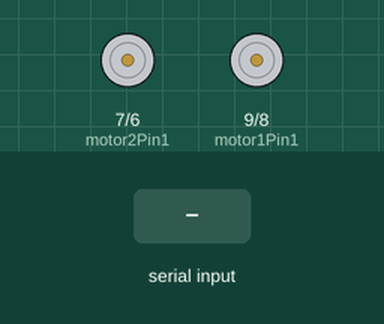
This sketch was run on a simulated Arduino Uno, built with avr-gcc and run on an emulated ATmega328P. On the bench: motor-driver pin pairs drawn as motors (green arrow = first pin HIGH = forward, orange = second pin HIGH = backward, longer = more drive). The inputs (shaded band) are chosen by the test bench.

Above: at 1.2 s.
1.3 s: "F" received over Serial
At 1.6 s:
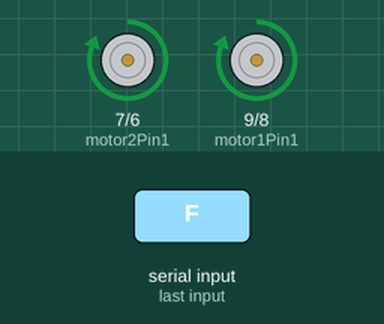
2.8 s: "B" received over Serial
At 3.9 s:
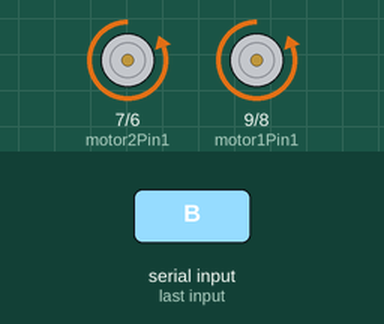
4.3 s: "L" received over Serial
At 5.1 s:
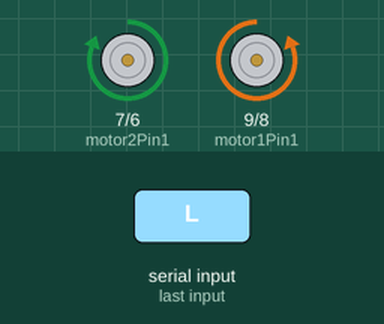
5.8 s: "R" received over Serial
At 6.2 s:
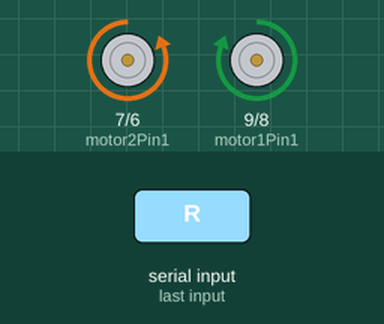
7.3 s: "S" received over Serial
At 8.5 s:
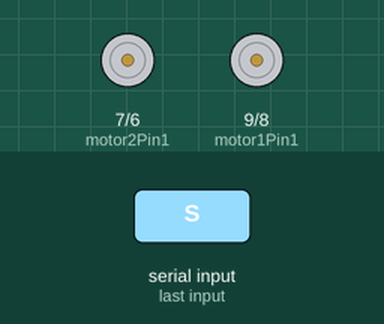
Timing chart, 0 to 9.8 s (numbered marks = the images above; inputs shaded):
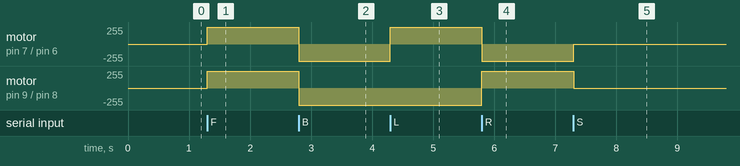

Measured:
- after the input at 1.3 s, motor on pin 7 (motor2Pin1) / pin 6 (motor2Pin2), motor on pin 9 (motor1Pin1) / pin 8 (motor1Pin2): stopped → forward 255/255 at once
- after the input at 2.8 s, motor on pin 7 (motor2Pin1) / pin 6 (motor2Pin2), motor on pin 9 (motor1Pin1) / pin 8 (motor1Pin2): forward 255/255 → backward 255/255 at once
- after the input at 4.3 s, motor on pin 7 (motor2Pin1) / pin 6 (motor2Pin2): backward 255/255 → forward 255/255 at once
- after the input at 5.8 s, motor on pin 7 (motor2Pin1) / pin 6 (motor2Pin2): forward 255/255 → backward 255/255 at once; motor on pin 9 (motor1Pin1) / pin 8 (motor1Pin2): backward 255/255 → forward 255/255 at once
- after the input at 7.3 s, motor on pin 7 (motor2Pin1) / pin 6 (motor2Pin2): backward 255/255 → stopped at once; motor on pin 9 (motor1Pin1) / pin 8 (motor1Pin2): forward 255/255 → stopped at once

The sketch:

sketch_aug19a.ino
```cpp
// Bluetooth Controlled Car
// Connections:
// HC-05 TX → Arduino RX (pin 0)
// HC-05 RX → Arduino TX (pin 1)
// L298N IN1 → 9, IN2 → 8, IN3 → 7, IN4 → 6

// Motor driver pins
int motor1Pin1 = 9;
int motor1Pin2 = 8;
int motor2Pin1 = 7;
int motor2Pin2 = 6;

char command; // stores received command

void setup() {
  // Set motor pins as output
  pinMode(motor1Pin1, OUTPUT);
  pinMode(motor1Pin2, OUTPUT);
  pinMode(motor2Pin1, OUTPUT);
  pinMode(motor2Pin2, OUTPUT);

  // Start serial communication with Bluetooth module
  Serial.begin(9600);
}

void loop() {
  if (Serial.available() > 0) {
    command = Serial.read(); // read the incoming command

    // Movement controls
    if (command == 'F') { // Forward
      digitalWrite(motor1Pin1, HIGH);
      digitalWrite(motor1Pin2, LOW);
      digitalWrite(motor2Pin1, HIGH);
      digitalWrite(motor2Pin2, LOW);
    }
    else if (command == 'B') { // Backward
      digitalWrite(motor1Pin1, LOW);
      digitalWrite(motor1Pin2, HIGH);
      digitalWrite(motor2Pin1, LOW);
      digitalWrite(motor2Pin2, HIGH);
    }
    else if (command == 'L') { // Left
      digitalWrite(motor1Pin1, LOW);
      digitalWrite(motor1Pin2, HIGH);
      digitalWrite(motor2Pin1, HIGH);
      digitalWrite(motor2Pin2, LOW);
    }
    else if (command == 'R') { // Right
      digitalWrite(motor1Pin1, HIGH);
      digitalWrite(motor1Pin2, LOW);
      digitalWrite(motor2Pin1, LOW);
      digitalWrite(motor2Pin2, HIGH);
    }
    else if (command == 'S') { // Stop
      digitalWrite(motor1Pin1, LOW);
      digitalWrite(motor1Pin2, LOW);
      digitalWrite(motor2Pin1, LOW);
      digitalWrite(motor2Pin2, LOW);
    }
  }
}
```
